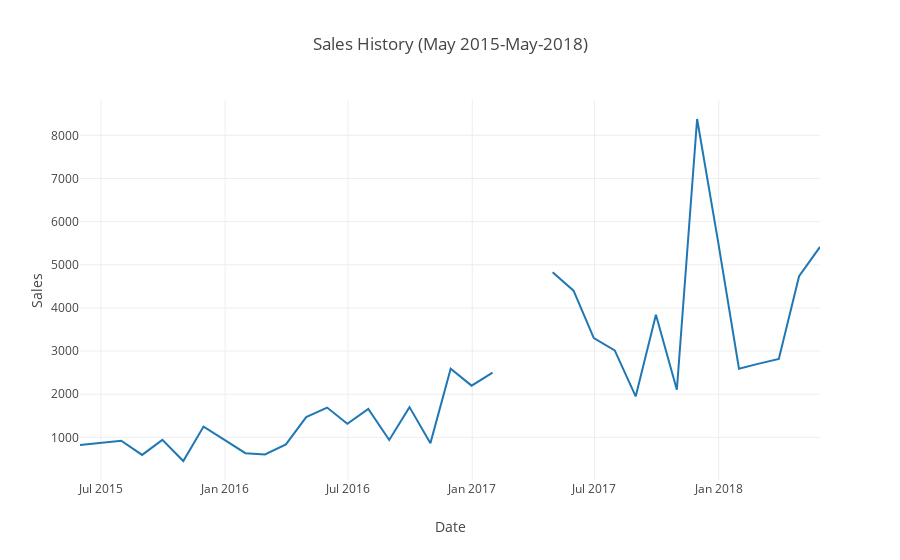

The cell this chart's notebook holds for it:
### Markdown cell above
## Sales

### Code cell
traces=[]

traces.append(go.Scatter(x=data.date, y=data.sales, mode='lines'))

layout = dict(
    title='Sales History (May 2015-May-2018)',
    yaxis=dict(title='Sales'), showlegend=False, xaxis=dict(title='Date'))

fig = dict(data=traces, layout=layout)
iplot(fig)

### Figure 1 — Plotly figure (JSON) as saved in the notebook; plotly's stock layout.template omitted (floating-point values rounded to 4 significant figures)
{"data": [{"mode": "lines", "type": "scatter", "x": ["2015-05-31", "2015-07-31", "2015-08-31", "2015-09-30", "2015-10-31", "2015-11-30", "2015-12-31", "2016-01-31", "2016-02-29", "2016-03-31", "2016-04-30", "2016-05-31", "2016-06-30", "2016-07-31", "2016-08-31", "2016-09-30", "2016-10-31", "2016-11-30", "2016-12-31", "2017-01-31", "2017-02-28", "2017-03-31", "2017-04-30", "2017-05-31", "2017-06-30", "2017-07-31", "2017-08-31", "2017-09-30", "2017-10-31", "2017-11-30", "2017-12-31", "2018-01-31", "2018-02-28", "2018-03-31", "2018-04-30", "2018-05-31"], "y": [824, 923, 594, 943, 453, 1251, 943, 635, 604, 838, 1472, 1691, 1317, 1658, 941, 1702, 867, 2593, 2199, 2503, null, null, 4826, 4399, 3301, 3015, 1950, 3842, 2104, 8378, 5543, 2590, 2703, 2819, 4734, 5414]}], "layout": {"showlegend": false, "title": "Sales History (May 2015-May-2018)", "xaxis": {"title": "Date"}, "yaxis": {"title": "Sales"}}}
